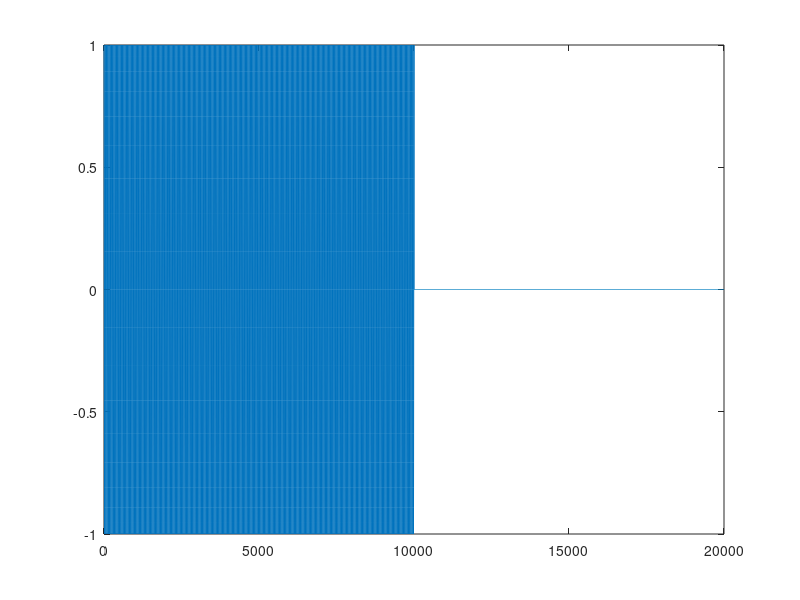

This chart was generated by the following MATLAB code: (Note: this script raises an error after producing the figure.)
% Louis Rosenblum
% EEE-509 ASU
% Summer 2020

%% Initialization

close all
clear all

%% Section b-d

Fs = 8000;
f = 200;
w0 = 2*pi*f/Fs;

n = 0:10000;

h = cos(w0.*n);
x = zeros(1,10000);
x(1) = 1;

y = conv(h,x);

plot(y)

figure()
spectrogram(y)
title("Digital Oscillator System Output")

%% Section e

w0 = 2*pi*(100+0.01.*n)/Fs;
h = cos(w0.*n);

y = conv(h,x);

plot(y)

figure()
spectrogram(y)
title("Digital Oscillator System Output")